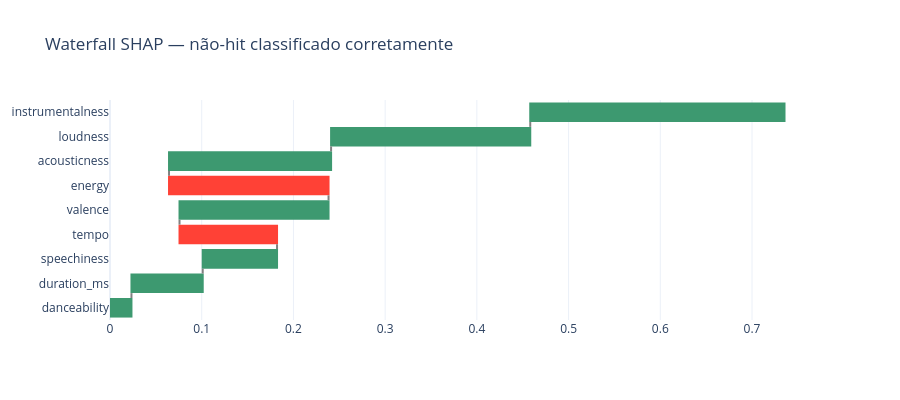

Notebook code for this chart:
### Markdown cell above
## Waterfall: um não-hit classificado corretamente

Agora o oposto: uma música que não é hit e o modelo acertou. Quais features sinalizaram que ela não tinha perfil de hit?

### Code cell
correct_nonhits = X_test[(y_test == 0) & (y_pred == 0)]
if len(correct_nonhits) > 0:
    idx = correct_nonhits.index[0]
    pos = X_test.index.get_loc(idx)
    sv = shap_values[pos]

    sorted_idx = np.argsort(np.abs(sv))
    sorted_feats = [FEATURES[i] for i in sorted_idx]
    sorted_vals = sv[sorted_idx]

    fig = go.Figure(go.Waterfall(
        y=sorted_feats, x=sorted_vals,
        orientation="h",
        connector={"line": {"color": "gray"}},
    ))
    fig.update_layout(
        title="Waterfall SHAP — não-hit classificado corretamente",
        height=400, template="plotly_white",
    )
    fig.show()

    song = df.loc[idx]
    print(f"Música: {song['name']} — {song['artist']}")
    print(f"Popularity: {song['popularity']}")

### Figure 1 — Plotly figure (JSON) as saved in the notebook; plotly's stock layout.template omitted (floating-point values rounded to 4 significant figures)
{"data": [{"connector": {"line": {"color": "gray"}}, "orientation": "h", "type": "waterfall", "x": [0.0234, 0.0777, 0.08103, -0.1063, 0.1625, -0.1739, 0.1767, 0.2171, 0.2772], "y": ["danceability", "duration_ms", "speechiness", "tempo", "valence", "energy", "acousticness", "loudness", "instrumentalness"]}], "layout": {"height": 400, "title": {"text": "Waterfall SHAP — não-hit classificado corretamente"}}}
